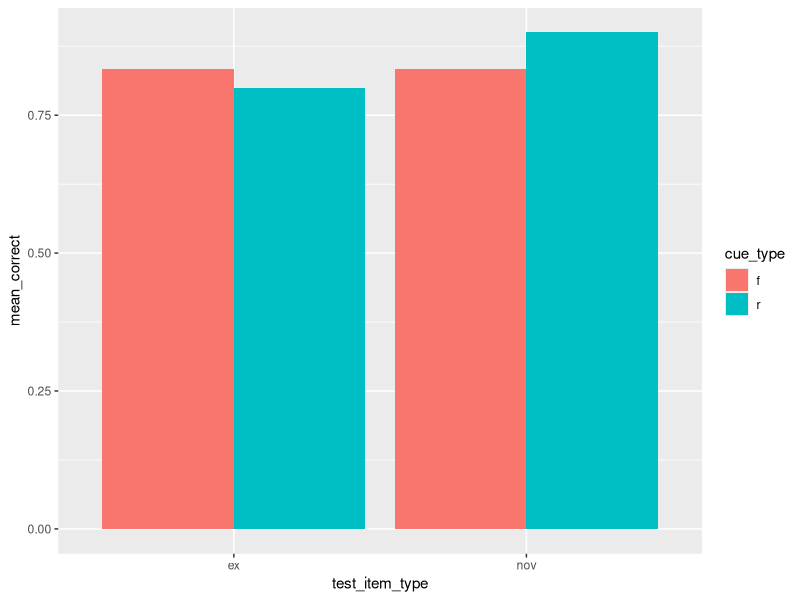

Write the R code that produced this figure. (Note: a time limit stopped this script after it produced the figure.)
## ---- chunk 1
knitr::opts_chunk$set(echo = TRUE,
                      warning = FALSE,
                      message = FALSE)
## ---- chunk 2
library(tidyverse)
## ---- chunk 3
nov_r = rbinom(30, 1, 0.88)
nov_f = rbinom(30, 1, 0.88)
ex_r = rbinom(30, 1, 0.78)
ex_f = rbinom(30, 1, 0.71)

data <- tibble(correct = c(nov_r, nov_f, ex_r, ex_f),
               test_item_type = rep(c("nov", "ex"), each = 60),
               cue_type = rep(c("r", "f"), times = 2, each = 30))

data$test_item_type <- as.factor(data$test_item_type)
data$cue_type <- as.factor(data$cue_type)

data

data %>%
  group_by(test_item_type, cue_type) %>%
  summarize(count = sum(correct)) %>%
  mutate(mean_correct = count / 30) %>%
  ggplot(aes(x = test_item_type, y = mean_correct)) +
  geom_col(aes(fill = cue_type), stat = "identity", position = "dodge")
## ---- chunk 4
sim_subject <- function() {
  nov_r = rbinom(30, 1, 0.88)
  nov_f = rbinom(30, 1, 0.88)
  ex_r = rbinom(30, 1, 0.78)
  ex_f = rbinom(30, 1, 0.71)
  
  data <- tibble(correct = c(nov_r, nov_f, ex_r, ex_f),
                 test_item_type = rep(c("nov", "ex"), each = 60),
                 cue_type = rep(c("r", "f"), times = 2, each = 30))
  
  data$test_item_type <- as.factor(data$test_item_type)
  data$cue_type <- as.factor(data$cue_type)
  return(data)
}

## ---- chunk 5
means <- function(d) {
  
  m <- d %>%
    filter(test_item_type == "ex") %>%
    group_by(cue_type) %>%
    summarize(count = sum(correct)) %>%
    mutate(mean_correct = count / 30)
  
  return(m)
}
## ---- chunk 6
means(sim_subject())
## ---- chunk 7
subjects <- function(num_subjects) {
  s <- tibble()
  
  for(i in 1:num_subjects) {
    s <- rbind(s, means(sim_subject()))
  }
  
  return(s)
}
## ---- chunk 8
subjects(10)
## ---- chunk 9
test <- function(subjects) {
  x <- subjects %>%
    select(cue_type) %>%
    unlist()
  
  y <- subjects %>%
    select(mean_correct) %>%
    unlist()
  
  t <- t.test(y ~ x, var.equal = TRUE)
  
  return(t$p.value)
  
}
## ---- chunk 10
p_values <- function(num_subjects, num_sims, significance) {
  p <- c()

  for(i in 1:num_sims) {
    p <- append(p, test(subjects(num_subjects)))
  }
  
  dfp <- tibble(p_val = p, 
                simulation = 1:length(p))
  
  dfp <- dfp %>%
    mutate(significant =
             case_when(
               p_val < significance ~ 1,
               TRUE ~ 0
             )
           )
    
  return(dfp)
  
}

## ---- chunk 11
p_values(10, 100, 0.025)
## ---- chunk 12
power <- function(p_values) {
  x <- c()
  
  x <- append(x, 
              p_values %>%
                select(significant) %>%
                unnest(cols = c()) %>%
                unlist())
  
  x <- sum(x) / length(x)
  
  return(x)
}
## ---- chunk 13
power(p_values(10, 100, 0.025))
## ---- chunk 14
num_subjects = seq(10, 100, 5)

powers <- c()

for(i in num_subjects) {
  powers <- append(powers, power(p_values(i, 100, 0.025)))
}
## ---- chunk 15
powers
## ---- chunk 16
plot_df <- function(num_subjects, powers) {
  df <- tibble(num_subjects, powers)
  return(df)
}
## ---- chunk 17
power_df <- plot_df(num_subjects, powers)

power_df

ggplot(power_df, aes(x = num_subjects, y = powers)) +
  geom_point() +
  geom_line()
